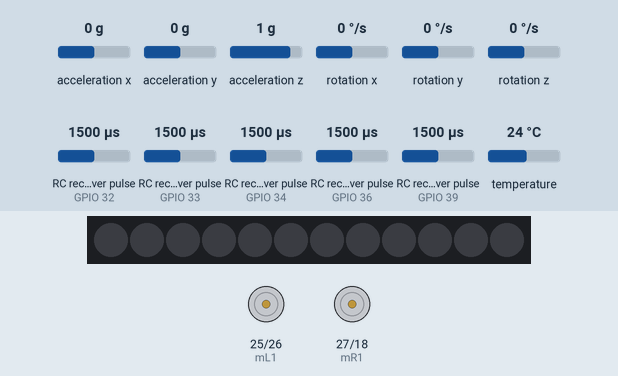
This sketch was run on a simulated ESP32. Shown: 12 RGB LEDs in strip order, left to right, motor-driver pin pairs drawn as motors (green arrow = first pin HIGH = forward, orange = second pin HIGH = backward, longer = more drive, scaled by the enable pin). Wiring (inferred from the names in the program): 5 × RC receiver channel: data GPIO 32 / data GPIO 33 / data GPIO 34 / data GPIO 36 / data GPIO 39. Inputs (shaded band) come from the test bench; at power-on: RC receiver pulse (sensors on GPIO 39, GPIO 36, GPIO 32, GPIO 34, GPIO 33) 1500 µs, acceleration x 0 g, acceleration y 0 g, acceleration z 1 g, rotation x 0 °/s, rotation y 0 °/s, rotation z 0 °/s, temperature 24 °C.

Above: at 1.2 s.
1.3 s: RC receiver pulse (sensor on GPIO 39) set to 1474 µs
At 2.8 s:
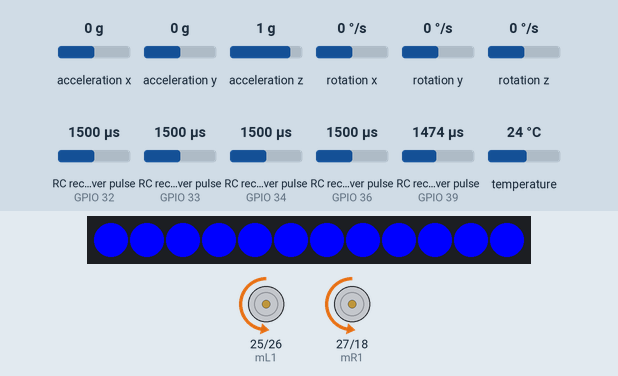
3.0 s: RC receiver pulse (sensor on GPIO 36) set to 1477 µs
At 3.6 s:
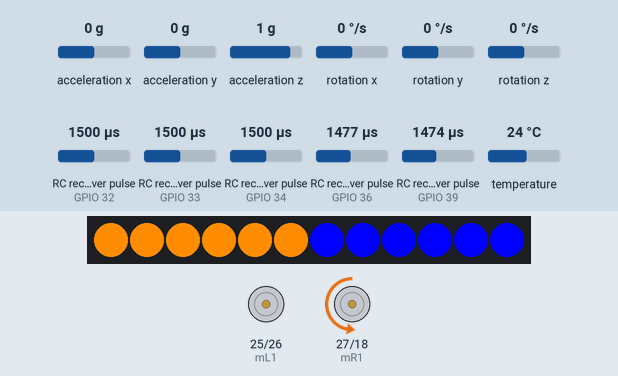
4.5 s: RC receiver pulse (sensor on GPIO 32) set to 1512 µs
At 4.74 s:
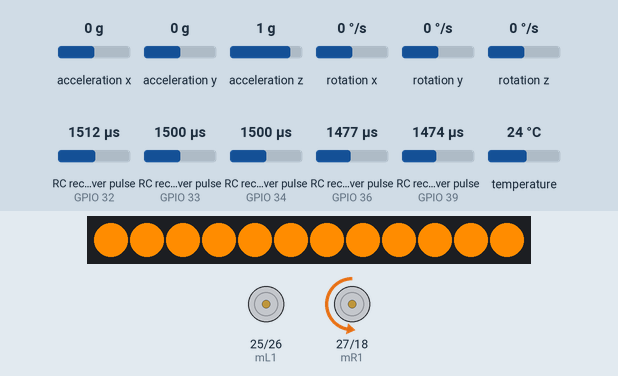
7.1 s: RC receiver pulse (sensor on GPIO 34) set to 1020 µs
At 8.34 s:
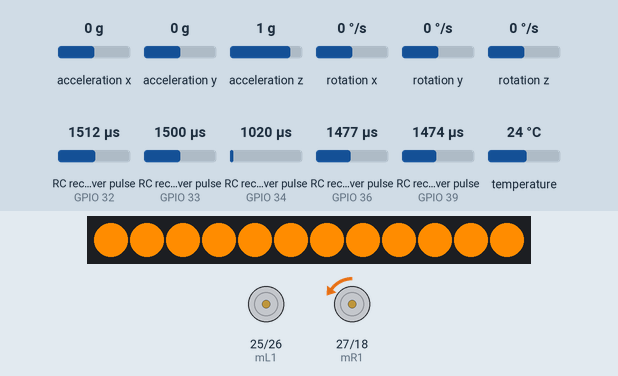
9.1 s: RC receiver pulse (sensor on GPIO 33) set to 1750 µs
At 9.78 s:
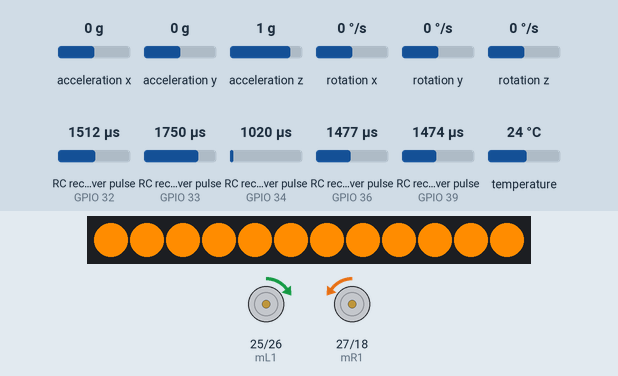
11.4 s: RC receiver pulse (sensor on GPIO 34) set to 1500 µs
At 12.66 s:
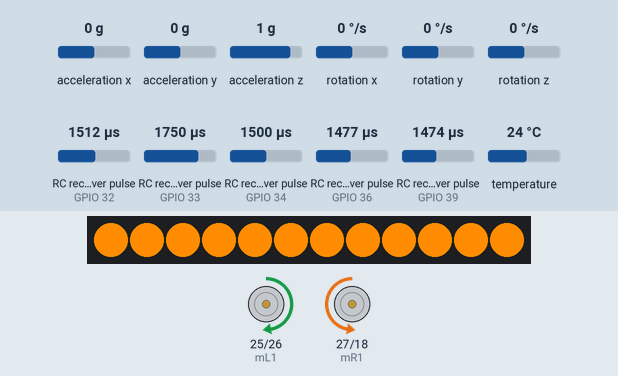
Timing chart, 0 to 14.4 s (numbered marks = the images above; inputs shaded):
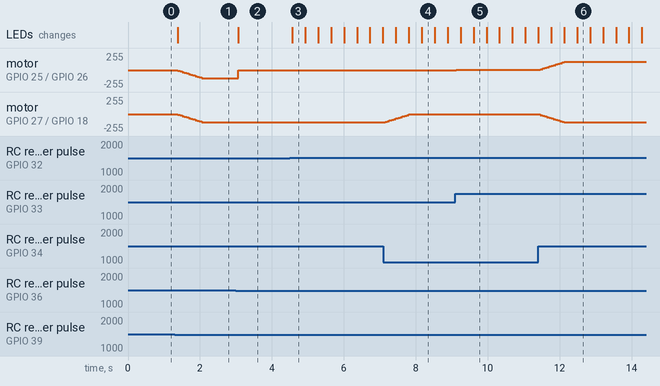

The sketch:

phase-2.ino
```cpp
// RC Car with NeoPixel LEDs + MPU6050 (optional)
// Channels: CH1-CH6 on pins 36, 39, 34, 35, 32, 33
// Motor control: PWM on pins 25, 26, 27, 18 | Enable: 19, 23
// NeoPixel: Pin 13 (12 LEDs total)

#include <Wire.h>
#include <Adafruit_MPU6050.h>
#include <Adafruit_Sensor.h>
#include <Adafruit_NeoPixel.h>

#define LED_PIN 13
#define LED_COUNT 12
Adafruit_NeoPixel strip(LED_COUNT, LED_PIN, NEO_GRB + NEO_KHZ800);

// Channel pins
int ch1 = 36, ch2 = 39, ch3 = 34, ch4 = 35, ch5 = 32, ch6 = 33;

// Motor PWM pins
int mL1 = 25, mL2 = 26, mR1 = 27, mR2 = 18;
int enL = 19, enR = 23;

Adafruit_MPU6050 mpu;
bool mpuAvailable = false;

float kalmanX = 0, kalmanY = 0, compX = 0, compY = 0, hybridX = 0, hybridY = 0;
float lastTime = 0;

unsigned long blinkTime = 0;
bool blinkState = false;

unsigned long lastDirectionChange = 0;
int prevDirection = 0; // 0 = stop, 1 = forward, -1 = reverse
#define DIRECTION_CHANGE_DELAY 300 // ms to wait before changing direction
#define SIGNAL_TIMEOUT 500 // ms to wait before considering signal lost
unsigned long lastValidSignal = 0;

int readPWM(int pin) {
  uint32_t duration = pulseIn(pin, HIGH, 25000);
  if (duration > 0) {
    lastValidSignal = millis(); // Update the last valid signal time
    return constrain(duration, 1000, 2000);
  }
  return 1500; // Center/neutral position if no signal
}

void setup() {
  Serial.begin(115200);
  strip.begin();
  strip.show();

  pinMode(ch1, INPUT);
  pinMode(ch2, INPUT);
  pinMode(ch3, INPUT);
  pinMode(ch4, INPUT);
  pinMode(ch5, INPUT);
  pinMode(ch6, INPUT);

  pinMode(mL1, OUTPUT);
  pinMode(mL2, OUTPUT);
  pinMode(mR1, OUTPUT);
  pinMode(mR2, OUTPUT);
  pinMode(enL, OUTPUT);
  pinMode(enR, OUTPUT);

  analogWrite(enL, 0);
  analogWrite(enR, 0);

  if (mpu.begin()) {
    mpuAvailable = true;
    mpu.setAccelerometerRange(MPU6050_RANGE_8_G);
    mpu.setGyroRange(MPU6050_RANGE_500_DEG);
    mpu.setFilterBandwidth(MPU6050_BAND_5_HZ);
  }
}

void updateMPU() {
  if (!mpuAvailable) return;
  sensors_event_t a, g, t;
  mpu.getEvent(&a, &g, &t);

  float dt = (millis() - lastTime) / 1000.0;
  lastTime = millis();

  float accX = atan2(a.acceleration.y, a.acceleration.z) * 180 / PI;
  float accY = atan2(a.acceleration.x, a.acceleration.z) * 180 / PI;
  float gyroX = g.gyro.x * 180 / PI;
  float gyroY = g.gyro.y * 180 / PI;

  kalmanX += dt * (gyroX - 0.05 * (kalmanX - accX));
  kalmanY += dt * (gyroY - 0.05 * (kalmanY - accY));

  compX = 0.98 * (compX + gyroX * dt) + 0.02 * accX;
  compY = 0.98 * (compY + gyroY * dt) + 0.02 * accY;

  hybridX = (kalmanX + compX) / 2;
  hybridY = (kalmanY + compY) / 2;
}

void setMotors(int l1, int l2, int r1, int r2, int speed) {
  int newDirection = 0;
  if (l1 == 1 || r1 == 1) newDirection = 1;      // forward
  else if (l2 == 1 || r2 == 1) newDirection = -1; // reverse

  // Prevent sudden direction changes
  if (prevDirection != 0 && newDirection != 0 &&
      prevDirection != newDirection &&
      millis() - lastDirectionChange < DIRECTION_CHANGE_DELAY) {
    // Force stop for a moment when changing directions
    digitalWrite(mL1, 0);
    digitalWrite(mL2, 0);
    digitalWrite(mR1, 0);
    digitalWrite(mR2, 0);
    analogWrite(enL, 0);
    analogWrite(enR, 0);
    return;
  }

  // If direction is changing, record the time
  if (prevDirection != newDirection) {
    lastDirectionChange = millis();
    prevDirection = newDirection;

    // Briefly stop motors before changing direction
    if (prevDirection != 0 && newDirection != 0 && prevDirection != newDirection) {
      digitalWrite(mL1, 0);
      digitalWrite(mL2, 0);
      digitalWrite(mR1, 0);
      digitalWrite(mR2, 0);
      analogWrite(enL, 0);
      analogWrite(enR, 0);
      delay(50); // Brief delay for motors to stop
    }
  }

  // Apply gradual speed changes
  static int currentSpeed = 0;
  if (speed > currentSpeed) currentSpeed = min(speed, currentSpeed + 10);
  else if (speed < currentSpeed) currentSpeed = max(speed, currentSpeed - 10);

  // Now set the motor states
  digitalWrite(mL1, l1);
  digitalWrite(mL2, l2);
  digitalWrite(mR1, r1);
  digitalWrite(mR2, r2);
  analogWrite(enL, currentSpeed);
  analogWrite(enR, currentSpeed);
}

void updateLEDs(int ch1Val, int ch2Val, int ch5Val, int ch6Val) {
  strip.clear();

  bool hazard = ch5Val > 1500;
  bool turnAssist = ch6Val > 1500;

  if (hazard) {
    if (millis() - blinkTime > 300) {
      blinkState = !blinkState;
      blinkTime = millis();
    }
    if (blinkState) strip.fill(strip.Color(255, 140, 0));

  } else if (ch2Val > 1510) {
    // Forward
    strip.fill(strip.Color(255, 255, 255));
    if (ch1Val < 1490) for (int i = 0; i < 6; i++) strip.setPixelColor(i, strip.Color(255, 140, 0));
    else if (ch1Val > 1510) for (int i = 6; i < 12; i++) strip.setPixelColor(i, strip.Color(255, 140, 0));

  } else if (ch2Val < 1490) {
    // Reverse
    strip.fill(strip.Color(0, 0, 255));
    if (ch1Val < 1490) for (int i = 0; i < 6; i++) strip.setPixelColor(i, strip.Color(255, 140, 0));
    else if (ch1Val > 1510) for (int i = 6; i < 12; i++) strip.setPixelColor(i, strip.Color(255, 140, 0));

  } else if (abs(hybridX) > 20 && mpuAvailable) {
    for (int i = 0; i < LED_COUNT; i++) strip.setPixelColor(i, strip.Color(255, 0, 0));
  }

  strip.show();
}

void loop() {
  int val1 = readPWM(ch1);
  int val2 = readPWM(ch2);
  int val3 = readPWM(ch3);
  int val5 = readPWM(ch5);
  int val6 = readPWM(ch6);

  updateMPU();
  updateLEDs(val1, val2, val5, val6);

  // Check for signal loss
  if (millis() - lastValidSignal > SIGNAL_TIMEOUT) {
    // Signal lost - implement failsafe
    setMotors(0, 0, 0, 0, 0);

    // Flash warning LEDs
    if (millis() - blinkTime > 100) {
      blinkState = !blinkState;
      blinkTime = millis();
      strip.clear();
      if (blinkState) strip.fill(strip.Color(255, 0, 0));
      strip.show();
    }
    return; // Don't process further until signal returns
  }

  int throttle = map(val3, 1000, 2000, 0, 255);

  if (val2 > 1510) {
    // Forward
    if (val1 < 1490) {
      // Left turn
      if (val6 > 1500) setMotors(0, 1, 1, 0, throttle); // Aggressive
      else setMotors(0, 0, 1, 0, throttle);
    } else if (val1 > 1510) {
      if (val6 > 1500) setMotors(1, 0, 0, 1, throttle);
      else setMotors(1, 0, 0, 0, throttle);
    } else setMotors(1, 0, 1, 0, throttle);

  } else if (val2 < 1490) {
    // Backward
    if (val1 < 1490) {
      if (val6 > 1500) setMotors(1, 0, 0, 1, throttle);
      else setMotors(0, 0, 0, 1, throttle);
    } else if (val1 > 1510) {
      if (val6 > 1500) setMotors(0, 1, 1, 0, throttle);
      else setMotors(0, 1, 0, 0, throttle);
    } else setMotors(0, 1, 0, 1, throttle);

  } else {
    setMotors(0, 0, 0, 0, 0);
  }
}
```

Measured:
- the behaviour switches between 1490 and 1489 µs on RC receiver pulse (sensor on GPIO 39) (found by bisection; images 0 and 1)
- the behaviour switches between 1490 and 1489 µs on RC receiver pulse (sensor on GPIO 36) (found by bisection; images 1 and 2)
- the behaviour switches between 1500 and 1501 µs on RC receiver pulse (sensor on GPIO 32) (found by bisection; images 2 and 3)
- after the input at 1.3 s, motor on GPIO 25 (mL1) / GPIO 26 (mL2), motor on GPIO 27 (mR1) / GPIO 18 (mR2): moves from stopped to backward 127/255 over 0.72 s, starting after 0.09 s; the LEDs: change after 0.09 s (image 1)
- after the input at 3.0 s, motor on GPIO 25 (mL1) / GPIO 26 (mL2): backward 127/255 → stopped after 0.07 s; the LEDs: change after 0.07 s (image 2)
- after the input at 4.5 s, the LEDs: change after 0.07 s (image 3)
- after the input at 7.1 s, motor on GPIO 27 (mR1) / GPIO 18 (mR2): moves from backward 127/255 to backward 5/255 over 0.72 s, starting after 0.05 s
- after the input at 9.1 s, motor on GPIO 25 (mL1) / GPIO 26 (mL2): stopped → forward 5/255 at once
- after the input at 11.4 s, motor on GPIO 25 (mL1) / GPIO 26 (mL2): moves from forward 5/255 to forward 127/255 over 0.72 s, starting after 0.07 s; motor on GPIO 27 (mR1) / GPIO 18 (mR2): moves from backward 5/255 to backward 127/255 over 0.72 s, starting after 0.07 s
